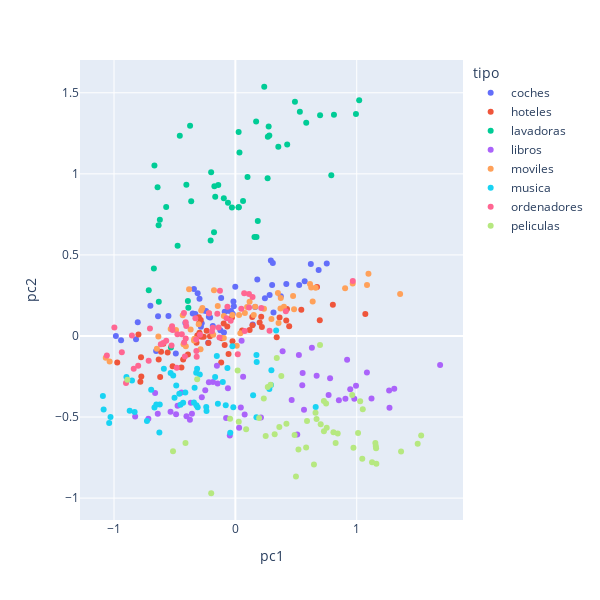

The notebook cell this image was saved under:
### Code cell
fig = px.scatter(pca_bow, x='pc1', y='pc2', hover_data=['tipo'], color = 'tipo')
fig.update_layout(
    autosize=False,
    width=600,
    height=600,
)
fig.show()

### Figure 1 — Plotly figure (JSON) as saved in the notebook; plotly's stock layout.template omitted (floating-point values rounded to 4 significant figures)
{"data": [{"customdata": [["coches"], ["coches"], ["coches"], ["coches"], ["coches"], ["coches"], ["coches"], ["coches"], ["coches"], ["coches"], ["coches"], ["coches"], ["coches"], ["coches"], ["coches"], ["coches"], ["coches"], ["coches"], ["coches"], ["coches"], ["coches"], ["coches"], ["coches"], ["coches"], ["coches"], ["coches"], ["coches"], ["coches"], ["coches"], ["coches"], ["coches"], ["coches"], ["coches"], ["coches"], ["coches"], ["coches"], ["coches"], ["coches"], ["coches"], ["coches"], ["coches"], ["coches"], ["coches"], ["coches"], ["coches"], ["coches"], ["coches"], ["coches"], ["coches"], ["coches"]], "hovertemplate": "tipo=%{customdata[0]}<br>pc1=%{x}<br>pc2=%{y}<extra></extra>", "legendgroup": "coches", "marker": {"color": "#636efa", "symbol": "circle"}, "mode": "markers", "name": "coches", "orientation": "v", "showlegend": true, "type": "scatter", "x": [-0.7001, 0.2435, 0.6219, -0.2184, -0.6371, 0.753, -0.2955, -0.3413, -0.8043, -0.01597, 0.1809, 0.2926, -0.9418, -0.01251, 0.3088, 0.5258, -0.1171, 0.1432, -0.0006747, -0.5513, -0.02198, -0.03694, -0.33, -0.08769, -0.8185, -0.284, -0.3107, -0.2235, 0.6863, -0.4115, -0.4908, 0.4198, -0.3512, 0.1634, -0.2081, -0.03694, 0.3142, -0.2414, 0.3745, -0.9846, -0.2773, -0.186, -0.09406, -0.1238, 0.2822, -0.2595, 0.5709, -0.6528, 0.303, -0.06106], "xaxis": "x", "y": [0.1861, 0.232, 0.4444, 0.119, 0.1213, 0.4475, 0.2292, 0.2893, 0.0841, 0.2129, 0.348, 0.4654, -0.02606, 0.1827, 0.4495, 0.3144, 0.2338, 0.07073, 0.3038, 0.1228, 0.1371, 0.1519, 0.1357, 0.149, -0.0205, 0.05637, 0.2637, -0.04195, 0.4073, 0.07934, -0.1088, 0.3211, 0.1391, 0.1794, 0.1142, 0.1519, 0.1446, 0.1543, 0.2454, -0.0009212, 0.07853, 0.06128, 0.0209, 0.03546, 0.2531, 0.157, 0.3375, -0.09331, 0.3145, 0.1551], "yaxis": "y"}, {"customdata": [["hoteles"], ["hoteles"], ["hoteles"], ["hoteles"], ["hoteles"], ["hoteles"], ["hoteles"], ["hoteles"], ["hoteles"], ["hoteles"], ["hoteles"], ["hoteles"], ["hoteles"], ["hoteles"], ["hoteles"], ["hoteles"], ["hoteles"], ["hoteles"], ["hoteles"], ["hoteles"], ["hoteles"], ["hoteles"], ["hoteles"], ["hoteles"], ["hoteles"], ["hoteles"], ["hoteles"], ["hoteles"], ["hoteles"], ["hoteles"], ["hoteles"], ["hoteles"], ["hoteles"], ["hoteles"], ["hoteles"], ["hoteles"], ["hoteles"], ["hoteles"], ["hoteles"], ["hoteles"], ["hoteles"], ["hoteles"], ["hoteles"], ["hoteles"], ["hoteles"], ["hoteles"], ["hoteles"], ["hoteles"], ["hoteles"], ["hoteles"]], "hovertemplate": "tipo=%{customdata[0]}<br>pc1=%{x}<br>pc2=%{y}<extra></extra>", "legendgroup": "hoteles", "marker": {"color": "#EF553B", "symbol": "circle"}, "mode": "markers", "name": "hoteles", "orientation": "v", "showlegend": true, "type": "scatter", "x": [0.2129, -0.2366, -0.08804, -0.7773, 0.4256, 0.4193, 0.2001, -0.2853, 0.3406, -0.5929, 0.6955, -0.09642, -0.0562, 0.05583, -0.32, -0.7826, -0.2603, -0.3908, -0.4444, -0.5168, 1.071, -0.2985, 0.8032, 0.4435, -0.02355, 0.1392, 0.1406, -0.02777, -0.6317, -0.9733, -0.2091, -0.2795, -0.5579, 0.5432, 0.3643, -0.612, -0.2222, -0.6197, -0.3138, -0.4302, -0.2957, 0.6729, 0.1176, -0.7986, -0.3007, 0.2186, -0.7751, -0.06663, -0.1117, -0.1169], "xaxis": "x", "y": [0.1189, 0.03253, -0.05507, -0.131, 0.1657, 0.09483, 0.0829, 0.09877, -0.008481, -0.04734, 0.09634, 0.0769, -0.1118, 0.0338, -0.04206, -0.2831, -0.004372, -0.1138, -0.1952, -0.1868, 0.1359, 0.07877, 0.1932, 0.06033, -0.03285, 0.1174, 0.06678, 0.114, -0.1456, -0.163, -0.002043, -0.00438, -0.1021, 0.1611, 0.1144, -0.09758, -0.04275, -0.2527, 0.003437, -0.145, 0.02022, 0.3023, 0.03646, 0.008453, 0.1156, 0.05463, -0.2497, 0.05903, -0.01431, -0.1629], "yaxis": "y"}, {"customdata": [["lavadoras"], ["lavadoras"], ["lavadoras"], ["lavadoras"], ["lavadoras"], ["lavadoras"], ["lavadoras"], ["lavadoras"], ["lavadoras"], ["lavadoras"], ["lavadoras"], ["lavadoras"], ["lavadoras"], ["lavadoras"], ["lavadoras"], ["lavadoras"], ["lavadoras"], ["lavadoras"], ["lavadoras"], ["lavadoras"], ["lavadoras"], ["lavadoras"], ["lavadoras"], ["lavadoras"], ["lavadoras"], ["lavadoras"], ["lavadoras"], ["lavadoras"], ["lavadoras"], ["lavadoras"], ["lavadoras"], ["lavadoras"], ["lavadoras"], ["lavadoras"], ["lavadoras"], ["lavadoras"], ["lavadoras"], ["lavadoras"], ["lavadoras"], ["lavadoras"], ["lavadoras"], ["lavadoras"], ["lavadoras"], ["lavadoras"], ["lavadoras"], ["lavadoras"], ["lavadoras"], ["lavadoras"], ["lavadoras"], ["lavadoras"]], "hovertemplate": "tipo=%{customdata[0]}<br>pc1=%{x}<br>pc2=%{y}<extra></extra>", "legendgroup": "lavadoras", "marker": {"color": "#00cc96", "symbol": "circle"}, "mode": "markers", "name": "lavadoras", "orientation": "v", "showlegend": true, "type": "scatter", "x": [-0.1727, 0.1574, 0.174, 0.03383, 0.2797, -0.6715, 0.02633, 0.06324, -0.7136, -0.4758, -0.6324, -0.02842, 0.1848, -0.3912, 0.5314, 0.354, -0.4578, -0.166, 0.02694, -0.3874, -0.6309, 0.1003, 0.7904, -0.1759, -0.6411, -0.6668, -0.2036, 0.8124, 0.9936, 0.2676, -0.4038, -0.5306, 0.6981, 0.2657, -0.622, 0.02824, -0.1408, -0.09515, -0.06088, 1.02, 0.1709, -0.3639, -0.3732, 0.5839, 0.2743, -0.1995, 0.4909, 0.4271, -0.5701, 0.2379], "xaxis": "x", "y": [0.924, 0.6107, 0.6098, 1.132, 1.236, 0.4159, 0.7947, 0.8328, 0.282, 0.5558, 0.6836, 0.7921, 0.7086, 0.2161, 1.382, 1.167, 1.234, 0.8586, 1.258, 0.1738, 0.2106, 0.9807, 0.9915, 0.6394, 0.9166, 1.051, 0.5894, 1.365, 1.368, 1.228, 0.9325, -0.07095, 1.361, 0.9723, 0.7175, 0.7933, 0.9306, 0.8489, 0.8211, 1.453, 1.322, 0.8313, 1.297, 1.315, 1.292, 1.01, 1.444, 1.182, 0.795, 1.537], "yaxis": "y"}, {"customdata": [["libros"], ["libros"], ["libros"], ["libros"], ["libros"], ["libros"], ["libros"], ["libros"], ["libros"], ["libros"], ["libros"], ["libros"], ["libros"], ["libros"], ["libros"], ["libros"], ["libros"], ["libros"], ["libros"], ["libros"], ["libros"], ["libros"], ["libros"], ["libros"], ["libros"], ["libros"], ["libros"], ["libros"], ["libros"], ["libros"], ["libros"], ["libros"], ["libros"], ["libros"], ["libros"], ["libros"], ["libros"], ["libros"], ["libros"], ["libros"], ["libros"], ["libros"], ["libros"], ["libros"], ["libros"], ["libros"], ["libros"], ["libros"], ["libros"], ["libros"]], "hovertemplate": "tipo=%{customdata[0]}<br>pc1=%{x}<br>pc2=%{y}<extra></extra>", "legendgroup": "libros", "marker": {"color": "#ab63fa", "symbol": "circle"}, "mode": "markers", "name": "libros", "orientation": "v", "showlegend": true, "type": "scatter", "x": [-0.3578, -0.6613, -0.3744, 0.5514, 1.687, -0.8257, 0.03087, 0.05136, 0.9801, 1.267, 0.7682, -0.06125, -0.2764, 0.9463, 1.309, 0.6698, 0.5236, 0.3893, 0.06392, 0.9943, -0.04591, 0.2107, 1.084, -0.5341, 0.6305, -0.4884, 1.122, -0.1462, 0.9207, 0.8529, 1.27, 0.04504, 0.4638, 0.5654, 0.51, -0.152, 0.7805, -0.4761, 0.9067, -0.2481, -0.07635, -0.6393, 0.5544, -0.4438, -0.1843, -0.7168, -0.2182, -0.3666, 0.07668, -0.4027], "xaxis": "x", "y": [-0.4792, -0.3513, -0.5161, -0.3038, -0.1791, -0.4973, -0.5666, -0.02922, -0.3868, -0.3356, -0.3643, -0.323, -0.3773, -0.3291, -0.3251, -0.245, -0.1181, -0.09414, -0.2511, -0.3073, -0.6132, -0.5027, -0.2249, -0.4674, -0.07239, -0.4825, -0.3856, -0.2934, -0.1461, -0.3971, -0.4433, -0.4419, -0.3956, -0.4547, -0.6075, -0.1835, -0.2607, -0.4305, -0.3867, -0.3348, -0.5059, -0.4798, -0.2286, -0.348, -0.2833, -0.5111, -0.2857, -0.4114, -0.4845, -0.4957], "yaxis": "y"}, {"customdata": [["moviles"], ["moviles"], ["moviles"], ["moviles"], ["moviles"], ["moviles"], ["moviles"], ["moviles"], ["moviles"], ["moviles"], ["moviles"], ["moviles"], ["moviles"], ["moviles"], ["moviles"], ["moviles"], ["moviles"], ["moviles"], ["moviles"], ["moviles"], ["moviles"], ["moviles"], ["moviles"], ["moviles"], ["moviles"], ["moviles"], ["moviles"], ["moviles"], ["moviles"], ["moviles"], ["moviles"], ["moviles"], ["moviles"], ["moviles"], ["moviles"], ["moviles"], ["moviles"], ["moviles"], ["moviles"], ["moviles"], ["moviles"], ["moviles"], ["moviles"], ["moviles"], ["moviles"], ["moviles"], ["moviles"], ["moviles"], ["moviles"], ["moviles"]], "hovertemplate": "tipo=%{customdata[0]}<br>pc1=%{x}<br>pc2=%{y}<extra></extra>", "legendgroup": "moviles", "marker": {"color": "#FFA15A", "symbol": "circle"}, "mode": "markers", "name": "moviles", "orientation": "v", "showlegend": true, "type": "scatter", "x": [-0.3813, -0.3375, 0.6151, -0.4273, 0.2359, 0.6248, -0.095, 0.297, -0.1761, 1.085, -0.272, 1.097, 0.0306, -0.3409, 0.1635, 0.01145, -0.2818, 0.04105, -0.09514, 0.09671, 0.3716, -0.0246, -0.3686, 0.4834, 0.07813, 1.358, -0.6465, -1.068, -0.4336, -0.2869, -0.6344, -0.2173, -0.4082, -0.4892, 0.6617, 0.3741, -0.302, 0.9042, 0.3508, 0.1518, -0.1449, 0.3559, 0.1172, -1.036, -0.1824, 0.4003, -0.533, 0.9666, 0.4757, 0.6371], "xaxis": "x", "y": [0.2878, -0.01667, 0.3199, -0.05142, 0.1683, 0.2991, -0.01189, 0.1052, 0.2817, 0.3151, 0.1728, 0.3843, 0.1295, -0.02747, 0.1803, -0.0608, 0.1573, 0.0171, 0.1225, 0.1781, 0.1701, 0.1293, 0.03972, 0.1644, 0.1415, 0.2584, -0.07854, -0.1343, 0.1284, -0.0816, -0.00332, 0.1399, -0.06286, 0.03698, 0.2971, 0.2336, 0.07246, 0.2943, 0.2645, 0.1287, 0.1848, 0.08066, 0.2112, -0.1575, 0.007831, 0.1806, 0.04245, 0.3236, 0.2471, 0.212], "yaxis": "y"}, {"customdata": [["musica"], ["musica"], ["musica"], ["musica"], ["musica"], ["musica"], ["musica"], ["musica"], ["musica"], ["musica"], ["musica"], ["musica"], ["musica"], ["musica"], ["musica"], ["musica"], ["musica"], ["musica"], ["musica"], ["musica"], ["musica"], ["musica"], ["musica"], ["musica"], ["musica"], ["musica"], ["musica"], ["musica"], ["musica"], ["musica"], ["musica"], ["musica"], ["musica"], ["musica"], ["musica"], ["musica"], ["musica"], ["musica"], ["musica"], ["musica"], ["musica"], ["musica"], ["musica"], ["musica"], ["musica"], ["musica"], ["musica"], ["musica"], ["musica"], ["musica"]], "hovertemplate": "tipo=%{customdata[0]}<br>pc1=%{x}<br>pc2=%{y}<extra></extra>", "legendgroup": "musica", "marker": {"color": "#19d3f3", "symbol": "circle"}, "mode": "markers", "name": "musica", "orientation": "v", "showlegend": true, "type": "scatter", "x": [-0.1529, -0.6936, -0.5013, -0.452, -0.4122, -0.167, -0.5335, 0.336, -0.5892, -1.091, 0.2969, 0.2939, -0.8708, -0.3226, -0.06554, 0.1757, -0.04215, -1.086, -0.2399, -0.4304, -0.1035, -0.7285, -0.8517, -0.6231, -0.1439, -0.3412, -0.3105, 0.1738, -0.07931, 0.1736, -0.487, -0.4619, -0.3209, 0.1462, -0.8976, -1.029, -0.01689, -0.6666, 0.6618, -0.5123, -1.04, -0.3151, -0.2377, -0.2931, -0.3359, -0.02426, -0.6512, -0.83, -0.6261, 0.2802], "xaxis": "x", "y": [-0.1234, -0.331, -0.3812, -0.4244, -0.3481, -0.2526, -0.229, 0.03336, -0.2018, -0.3695, -0.2107, -0.303, -0.4615, -0.2276, -0.1971, -0.16, -0.5972, -0.4531, -0.4388, -0.412, -0.2837, -0.5247, -0.275, -0.4224, -0.4173, -0.4103, -0.4397, -0.1176, -0.4279, -0.501, -0.3062, -0.3558, -0.4275, -0.3663, -0.2536, -0.5004, -0.4396, -0.4411, -0.4384, -0.2432, -0.5373, -0.2018, -0.4628, -0.2371, -0.319, -0.0641, -0.4219, -0.4691, -0.5959, -0.3272], "yaxis": "y"}, {"customdata": [["ordenadores"], ["ordenadores"], ["ordenadores"], ["ordenadores"], ["ordenadores"], ["ordenadores"], ["ordenadores"], ["ordenadores"], ["ordenadores"], ["ordenadores"], ["ordenadores"], ["ordenadores"], ["ordenadores"], ["ordenadores"], ["ordenadores"], ["ordenadores"], ["ordenadores"], ["ordenadores"], ["ordenadores"], ["ordenadores"], ["ordenadores"], ["ordenadores"], ["ordenadores"], ["ordenadores"], ["ordenadores"], ["ordenadores"], ["ordenadores"], ["ordenadores"], ["ordenadores"], ["ordenadores"], ["ordenadores"], ["ordenadores"], ["ordenadores"], ["ordenadores"], ["ordenadores"], ["ordenadores"], ["ordenadores"], ["ordenadores"], ["ordenadores"], ["ordenadores"], ["ordenadores"], ["ordenadores"], ["ordenadores"], ["ordenadores"], ["ordenadores"], ["ordenadores"], ["ordenadores"], ["ordenadores"], ["ordenadores"], ["ordenadores"]], "hovertemplate": "tipo=%{customdata[0]}<br>pc1=%{x}<br>pc2=%{y}<extra></extra>", "legendgroup": "ordenadores", "marker": {"color": "#FF6692", "symbol": "circle"}, "mode": "markers", "name": "ordenadores", "orientation": "v", "showlegend": true, "type": "scatter", "x": [-0.2915, -0.1271, -0.3189, -0.8524, 0.2135, -0.4087, -0.1309, -0.3295, -0.1486, -0.06555, -0.4412, -0.5696, -0.8007, 0.04881, -0.7037, -0.4047, -0.9967, -0.3213, 0.1122, 0.1415, 0.0727, -0.7143, -0.07266, -0.2169, -0.4219, 0.07762, -0.5175, -0.5218, -0.1379, 0.9675, -0.5941, -0.1932, -0.9356, -0.8373, 0.02002, -0.4235, -0.4162, -1.059, -0.1858, 0.1128, -0.4831, -0.4774, -0.4095, -0.901, -0.3227, -0.5259, -0.6143, -0.03862, 0.4158, 0.2817], "xaxis": "x", "y": [0.007832, 0.2784, -0.1279, 0.002467, 0.1726, -0.01538, -0.008808, 0.1093, 0.1375, 0.1807, 0.01053, -0.02998, -0.1842, 0.1677, 0.04631, 0.0612, 0.05253, -0.09257, 0.2583, 0.2405, 0.2631, -0.1522, 0.1099, 0.1406, -0.03989, 0.03064, 0.03665, 0.05999, 0.05217, 0.3389, -0.04398, 0.0297, -0.09971, -0.2018, -0.1135, 0.1423, -0.1266, -0.1201, 0.05033, 0.1755, -0.1956, 0.01121, 0.0852, -0.2894, -0.02206, -0.05912, -0.0513, 0.09394, 0.153, 0.03234], "yaxis": "y"}, {"customdata": [["peliculas"], ["peliculas"], ["peliculas"], ["peliculas"], ["peliculas"], ["peliculas"], ["peliculas"], ["peliculas"], ["peliculas"], ["peliculas"], ["peliculas"], ["peliculas"], ["peliculas"], ["peliculas"], ["peliculas"], ["peliculas"], ["peliculas"], ["peliculas"], ["peliculas"], ["peliculas"], ["peliculas"], ["peliculas"], ["peliculas"], ["peliculas"], ["peliculas"], ["peliculas"], ["peliculas"], ["peliculas"], ["peliculas"], ["peliculas"], ["peliculas"], ["peliculas"], ["peliculas"], ["peliculas"], ["peliculas"], ["peliculas"], ["peliculas"], ["peliculas"], ["peliculas"], ["peliculas"], ["peliculas"], ["peliculas"], ["peliculas"], ["peliculas"], ["peliculas"], ["peliculas"], ["peliculas"], ["peliculas"], ["peliculas"], ["peliculas"]], "hovertemplate": "tipo=%{customdata[0]}<br>pc1=%{x}<br>pc2=%{y}<extra></extra>", "legendgroup": "peliculas", "marker": {"color": "#B6E880", "symbol": "circle"}, "mode": "markers", "name": "peliculas", "orientation": "v", "showlegend": true, "type": "scatter", "x": [-0.1991, 0.7298, 0.3411, -0.04387, 0.7031, 0.7526, 0.8434, 1.046, 0.6605, 0.9626, 1.157, 0.6975, 0.5904, 0.4993, -0.5138, 1.011, 0.5831, 0.2342, 1.154, 0.4207, 0.6476, 1.531, 0.3785, 0.324, 0.01872, 0.7476, 0.973, 1.028, 0.2499, 0.8263, 0.02794, 1.365, 0.1959, 0.08879, 1.126, 1.162, 1.502, 1.05, 0.3623, -0.411, 0.7294, -0.8898, -0.3146, 0.4879, 0.2669, 0.6691, 0.8082, 0.5198, 1.16, 0.2903], "xaxis": "x", "y": [-0.9701, -0.5878, -0.1351, -0.5105, -0.5447, -0.5656, -0.6022, -0.7576, -0.4734, -0.3636, -0.6793, -0.056, -0.5247, -0.8668, -0.7107, -0.5986, -0.6886, -0.386, -0.6605, -0.5409, -0.7935, -0.6145, -0.2469, -0.6061, -0.2136, -0.4169, -0.6893, -0.4021, -0.6172, -0.6603, -0.5297, -0.7119, -0.5067, -0.5758, -0.7786, -0.7876, -0.6643, -0.4521, -0.5616, -0.6599, -0.401, -0.2703, -0.2677, -0.6114, -0.3153, -0.5123, -0.5941, -0.6996, -0.6932, -0.3011], "yaxis": "y"}], "layout": {"autosize": false, "height": 600, "legend": {"title": {"text": "tipo"}, "tracegroupgap": 0}, "margin": {"t": 60}, "width": 600, "xaxis": {"anchor": "y", "domain": [0, 1], "title": {"text": "pc1"}}, "yaxis": {"anchor": "x", "domain": [0, 1], "title": {"text": "pc2"}}}}
